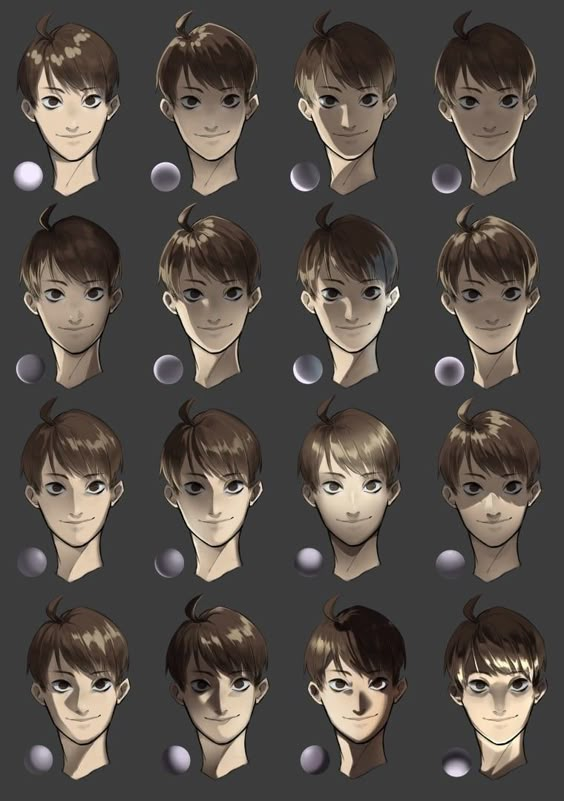
#> input picture shadow/03.jpg, 564 x 801 px, found by its file name
$ python extract_03.py
#> lines starting #> are read from the running program, lines starting #| are printed output that depends on the picture; after the words box and inside, x2 and y2 are one past the last pixel; in counts of white or black regions, pixels touching at a corner belong together
"""Extraction MESURÉE de references/nez/03.jpg : narines vues de dessous, crayon numérique en niveaux de gris (Procreate).
Sorties : references/nez/measures-03.json + artefacts/nez-refs/03-overlay.png (preuve de l'ajustement).
Méthode (aucune valeur saisie à la main) : fond local (médiane large) -> écart au fond -> amas = un nez ; traits sombres (< 95/255) INTÉRIEURS à l'amas
(distance au bord > 4 % du plus petit côté) puis filtrés par position (voir plus bas) = candidats narines ; mesure de chaque trait : position dans la boîte du nez, longueur, orientation,
courbure (rapport corde / longueur d'arc via l'ellipse ajustée). Exclus : filigrane (haut), échantillon de pinceau (haut gauche).
Limites déclarées : (1) un trait de narine touchant le contour peut être rejeté (le critère « intérieur » est strict) ; (2) les nez dont la narine est un
simple dégradé sans trait sombre ne donnent aucune narine mesurée (non inventée) ; (3) le sens gauche/droite des narines n'est pas distingué des vues obliques."""
import json, os
import numpy as np, cv2
from PIL import Image
from scipy import ndimage as ndi

SRC = 'references/nez/03.jpg'
img = np.array(Image.open(SRC).convert('L')).astype(np.float32)
H, W = img.shape
#> H = 801; W = 564
small = ndi.median_filter(img[::4, ::4], size=25)
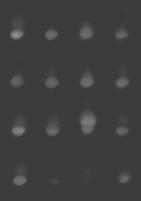
#> small: shape (201, 141) float32; min 54, max 142, mean 62.8
bg = cv2.resize(small, (W, H), interpolation=cv2.INTER_LINEAR)
diff = bg - img
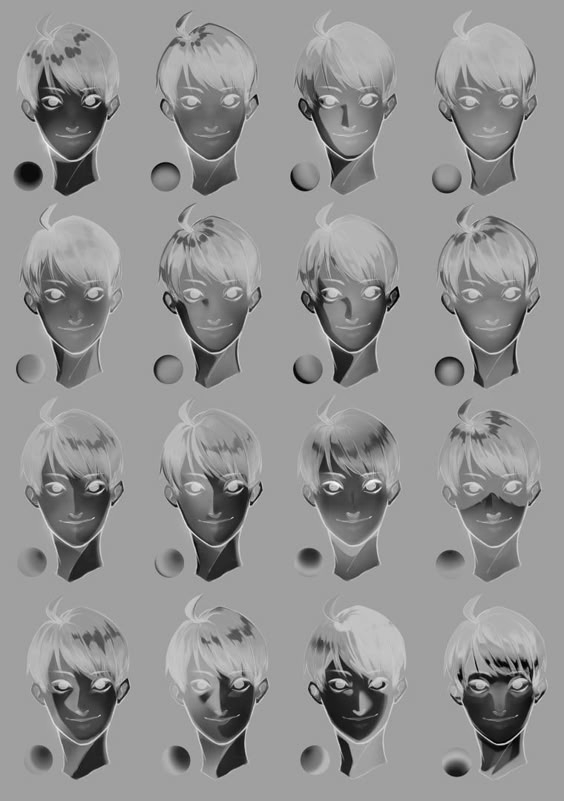
#> diff: shape (801, 564) float32; min -194, max 114.7, mean -16.2; drawn with min black and max white
mask = diff > 22
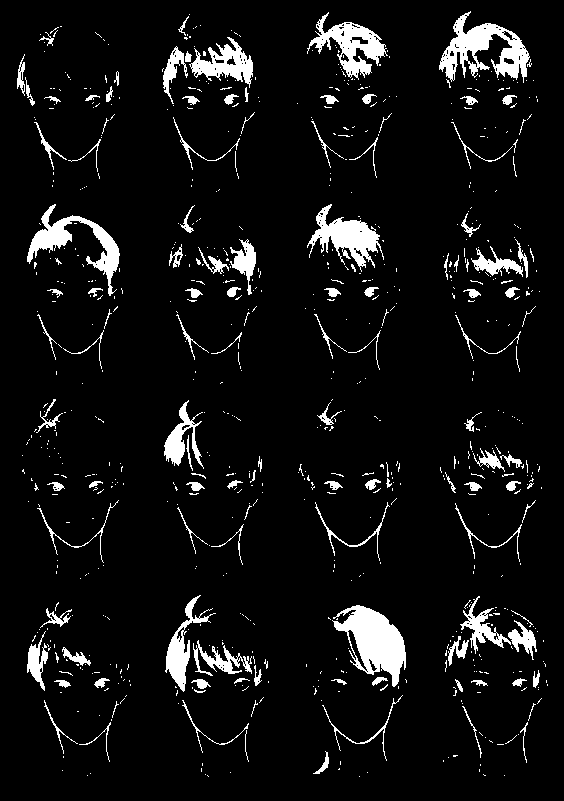
#> mask: shape (801, 564) bool; 6.9% white; 764 white regions (637 under 20 px), largest, box (x1, y1, x2, y2) and area: (332, 605, 406, 687) 3070, (439, 11, 530, 83) 2703, (27, 204, 120, 296) 2066
mask[:55, :] = False                                   # barre du haut + filigrane
mask[:195, :135] = False                               # échantillon de pinceau
#> mask: shape (801, 564) bool; 5.9% white; 701 white regions (582 under 20 px), largest, box (x1, y1, x2, y2) and area: (332, 605, 406, 687) 3070, (27, 204, 120, 296) 2066, (307, 204, 384, 272) 2024
mask = ndi.binary_opening(mask, iterations=1)
#> mask: shape (801, 564) bool; 4.2% white; 168 white regions (82 under 20 px), largest, box (x1, y1, x2, y2) and area: (334, 605, 406, 687) 2892, (27, 204, 120, 295) 2008, (309, 204, 379, 267) 1785
grown = ndi.binary_dilation(mask, iterations=7)
#> grown: shape (801, 564) bool; 14.2% white; 84 white regions, largest, box (x1, y1, x2, y2) and area: (159, 589, 269, 715) 5660, (20, 197, 127, 304) 5317, (327, 598, 413, 694) 5079
lab, n = ndi.label(grown, structure=np.ones((3, 3)))
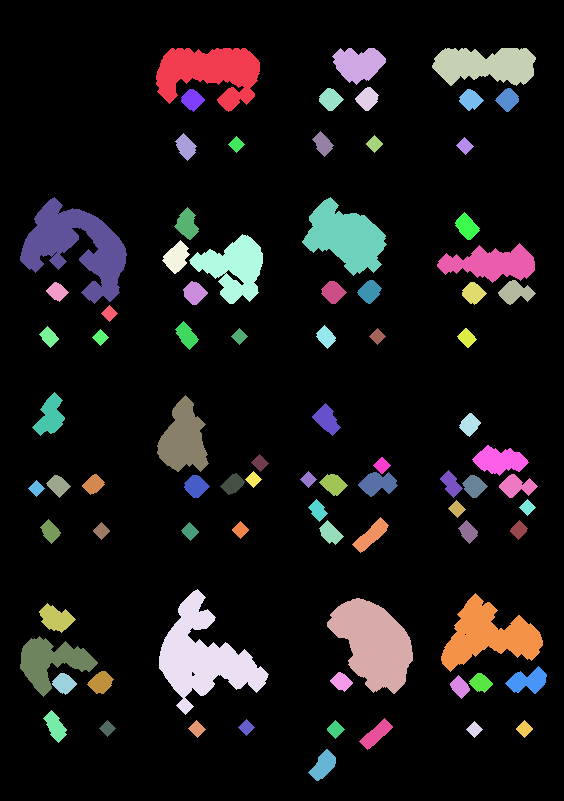
#> lab: shape (801, 564) int32; 85 distinct labels, from 0 to 84; one colour per label, 0 black
#> n = 84

noses = []
for i in range(1, n + 1):
    region = (lab == i)
    core = region & mask
    area = int(core.sum())
    if area < 1800:                                    # débris
        continue
    ys, xs = np.where(core)
    x0, x1, y0, y1 = int(xs.min()), int(xs.max()), int(ys.min()), int(ys.max())
    w, h = x1 - x0 + 1, y1 - y0 + 1
    filled = ndi.binary_fill_holes(ndi.binary_closing(core, iterations=6))
    dist = ndi.distance_transform_edt(filled)
    interior = dist > 0.04 * min(w, h)                  # seuil bas : les narines sont souvent des traits collés au bord du lobule
    dark = (img < 95) & interior
    dl, dn = ndi.label(ndi.binary_dilation(dark, iterations=1), structure=np.ones((3, 3)))
    strokes = []
    for j in range(1, dn + 1):
        sy, sx = np.where((dl == j) & dark)
        if len(sx) < 25:
            continue
        pts = np.column_stack([sx, sy]).astype(np.float32)
        cx, cy = pts.mean(0)
        (ex, ey), (ew, eh), ang = cv2.fitEllipse(pts) if len(pts) >= 5 else ((cx, cy), (1, 1), 0)
        major, minor = max(ew, eh), max(1e-3, min(ew, eh))
        maj_ang = ang if ew >= eh else ang + 90
        maj_ang = ((maj_ang + 90) % 180) - 90
        strokes.append({'px': int(len(sx)), 'cxRel': round(float((cx - x0) / w), 4), 'cyRel': round(float((cy - y0) / h), 4),
                        'lengthOverNoseW': round(float(major / w), 4), 'thicknessOverNoseW': round(float(minor / w), 4),
                        'elongation': round(float(major / minor), 3), 'angleDeg': round(float(maj_ang), 1)})
    noses.append({'bbox': [x0, y0, x1, y1], 'w': w, 'h': h, 'aspectWH': round(w / h, 4), 'areaFill': round(area / (w * h), 4), 'strokes': strokes})
#> this loop made 84 passes
#> area on passes 1, 2, 3, 4, 5, 6, 7, 8, 9, 10, 16, 17: 1535, 420, 1001, 68, 72, 69, 60, 55, 23, 47, 74, 57
#> (area, x0, x1, y0, y1, w, h, dn) on passes 14 to 15: (2060, 27, 119, 204, 296, 93, 93, 2), (1835, 309, 379, 204, 268, 71, 65, 1)
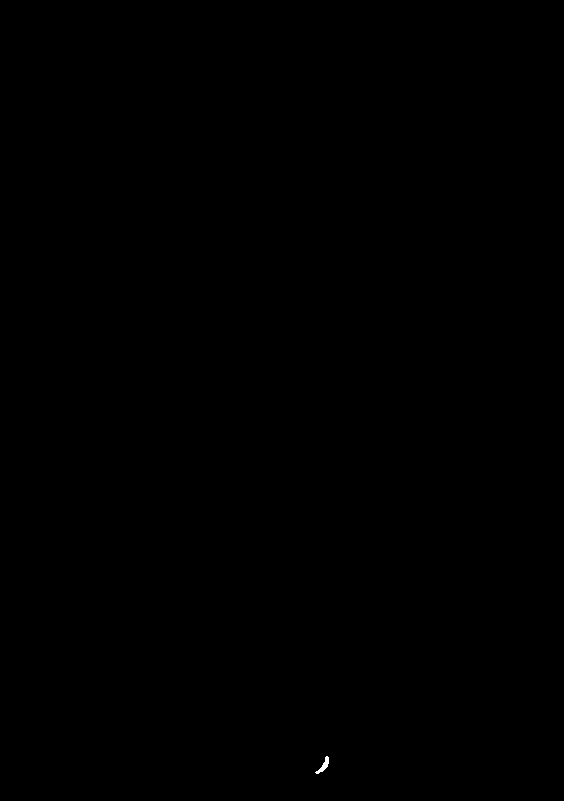
#> core: shape (801, 564) bool; 0.02% white; 1 white region, box (x1, y1, x2, y2) and area: (315, 756, 329, 774) 89
#> dark: shape (801, 564) bool; 0.61% white; 1 white region, box (x1, y1, x2, y2) and area: (336, 608, 404, 683) 2744
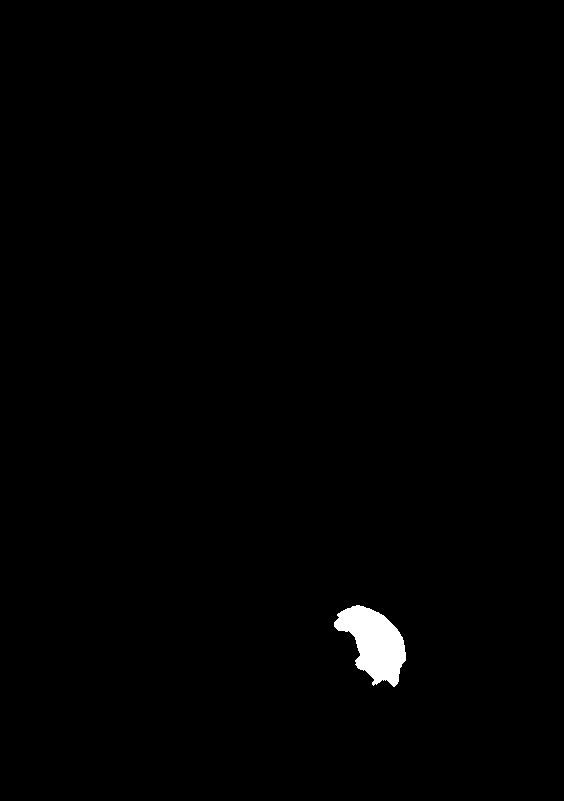
#> filled: shape (801, 564) bool; 0.75% white; 1 white region, box (x1, y1, x2, y2) and area: (334, 605, 406, 687) 3399
#> after the loop, noses = 4 items

med_box = float(np.median([r['w'] * r['h'] for r in noses]))
#> med_box = 7276.5
for r in noses:
    r['merged'] = bool(r['w'] * r['h'] > 1.6 * med_box)      # amas qui contient plus d'un nez : exclu des statistiques, pas découpé à la main
#> this loop made 4 passes
noses.sort(key=lambda r: (round(r['bbox'][1] / 90), r['bbox'][0]))     # ordre de lecture grossier
for k, r in enumerate(noses):
    r['index'] = k + 1
    # paire de narines = les deux traits les plus longs situés dans la moitié basse de la boîte (si au moins deux)
    # paire = plus gros trait de la moitié gauche + plus gros de la moitié droite, hors contour latéral extrême et hors haut de la boîte
    ok = [s for s in r['strokes'] if 0.12 <= s['cxRel'] <= 0.88 and s['cyRel'] >= 0.40]
    L = sorted([s for s in ok if s['cxRel'] < 0.5], key=lambda s: -s['px'])[:1]
    R = sorted([s for s in ok if s['cxRel'] >= 0.5], key=lambda s: -s['px'])[:1]
    cand = L + R
    if len(cand) == 2 and not r['merged']:
        a, b = sorted(cand, key=lambda s: s['cxRel'])
        r['pair'] = {'separationOverNoseW': round(b['cxRel'] - a['cxRel'], 4), 'meanLengthOverNoseW': round((a['lengthOverNoseW'] + b['lengthOverNoseW']) / 2, 4),
                     'meanCyRel': round((a['cyRel'] + b['cyRel']) / 2, 4), 'lengthAsymmetry': round(abs(a['lengthOverNoseW'] - b['lengthOverNoseW']) / max(a['lengthOverNoseW'], b['lengthOverNoseW']), 4),
                     'tiltDeg': round(float(np.degrees(np.arctan2((b['cyRel'] - a['cyRel']) * r['h'], (b['cxRel'] - a['cxRel']) * r['w']))), 1)}
    else:
        r['pair'] = None                                # non mesuré, non inventé

vis = np.stack([img] * 3, -1).astype(np.uint8)
for r in noses:
    x0, y0, x1, y1 = r['bbox']
    cv2.rectangle(vis, (x0, y0), (x1, y1), (0, 0, 255) if r['merged'] else (255, 0, 255), 1)
    cv2.putText(vis, str(r['index']), (x0 + 2, y0 + 12), cv2.FONT_HERSHEY_SIMPLEX, 0.4, (255, 0, 255), 1)
    for s in r['strokes']:
        cx, cy = int(x0 + s['cxRel'] * r['w']), int(y0 + s['cyRel'] * r['h'])
        cv2.circle(vis, (cx, cy), 3, (0, 200, 255), -1)
#> this loop made 4 passes
#> (x0, y0, x1, y1) on passes 1 to 4: (27, 204, 119, 296), (309, 204, 379, 268), (166, 596, 261, 707), (334, 605, 405, 686)
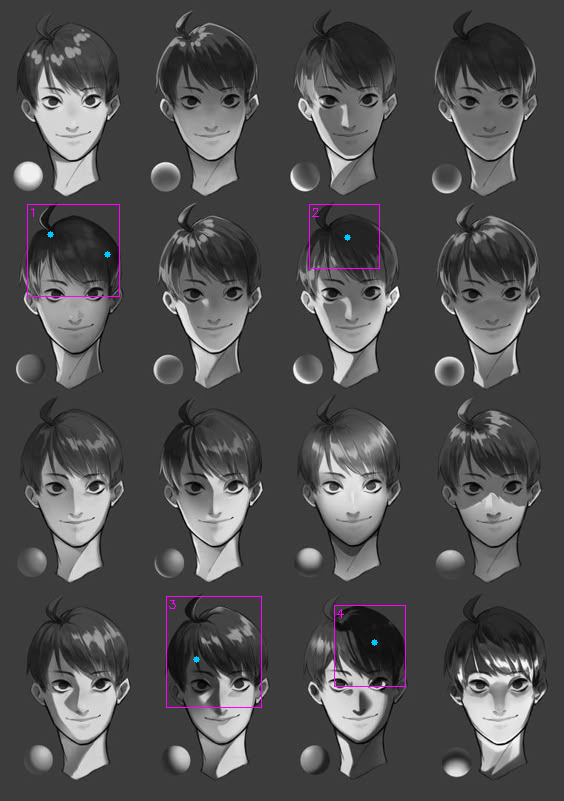
#> vis: shape (801, 564, 3); mean of channels 0, 1, 2 79.5, 78.8, 79.6; drawn as R, G, B
os.makedirs('artefacts/nez-refs', exist_ok=True)
Image.fromarray(vis).resize((W * 2, H * 2), Image.LANCZOS).save('artefacts/nez-refs/03-overlay.png')

pairs = [r['pair'] for r in noses if r['pair']]
#> pairs = []
summary = {'noses': len(noses), 'mergedExcluded': [r['index'] for r in noses if r['merged']], 'withPair': len(pairs), 'withoutPair': [r['index'] for r in noses if not r['pair'] and not r['merged']]}
#> summary = {'noses': 4, 'mergedExcluded': [], 'withPair': 0, 'withoutPair': [1, 2, 3, 4]}
for key in ('separationOverNoseW', 'meanLengthOverNoseW', 'meanCyRel', 'lengthAsymmetry', 'tiltDeg'):
    if pairs:
        v = np.array([p[key] for p in pairs]); summary[key] = {'median': round(float(np.median(v)), 4), 'min': round(float(v.min()), 4), 'max': round(float(v.max()), 4)}
summary['aspectWH'] = {k: round(float(f([r['aspectWH'] for r in noses])), 4) for k, f in (('median', np.median), ('min', np.min), ('max', np.max))}
json.dump({'source': SRC, 'method': 'fond local -> amas -> traits sombres intérieurs -> ellipse par trait', 'summary': summary, 'noses': noses}, open('references/nez/measures-03.json', 'w'), indent=1)
print(json.dumps(summary, indent=1))
#> (printed output is left out)
